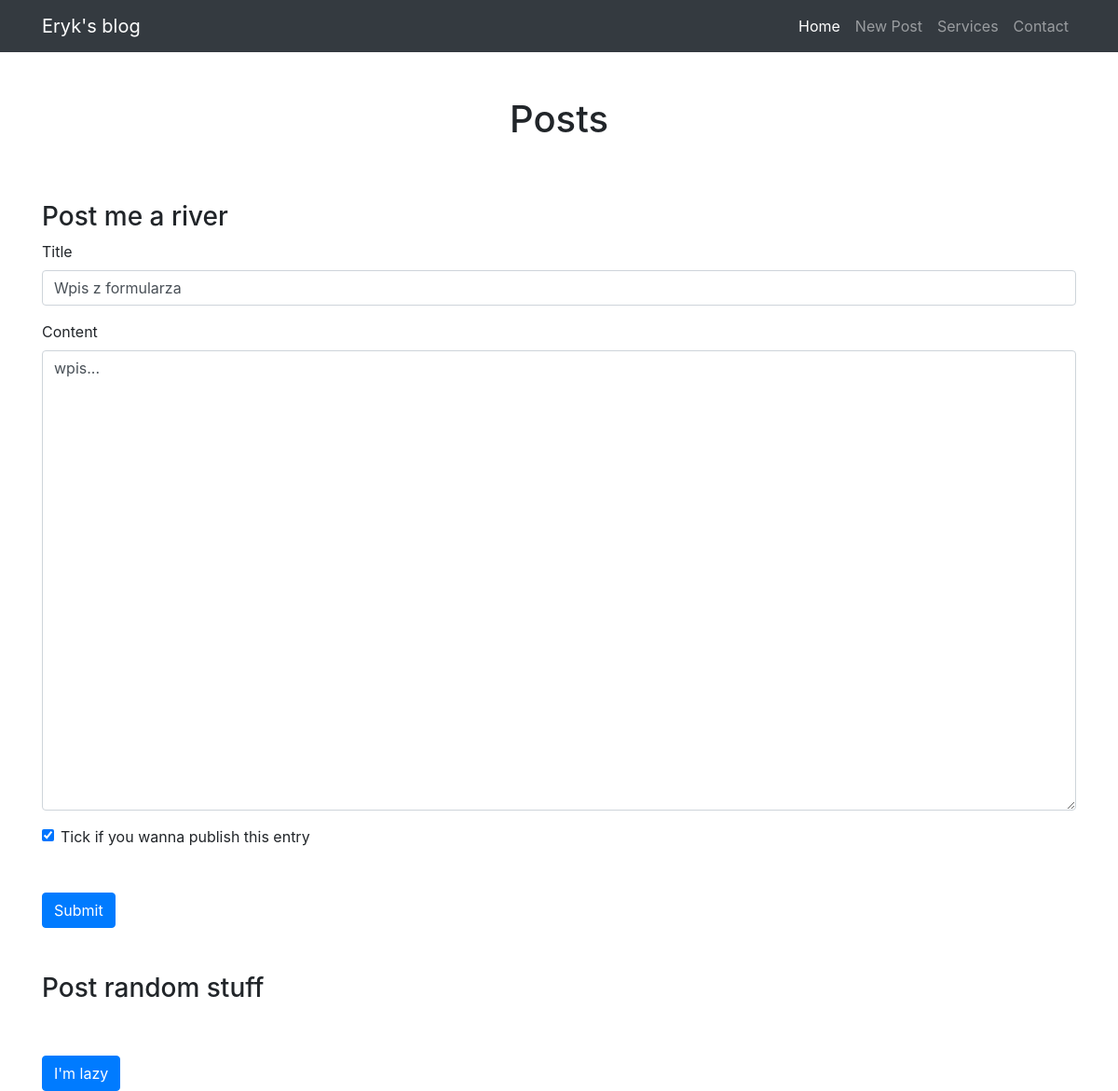
Screenshot of /edit-post/34 with the database file from the repository.
### blog/models.py (models this page shows)
class Entry(db.Model):
    id = db.Column(db.Integer, primary_key=True)
    title = db.Column(db.String(80), nullable=False)
    body = db.Column(db.Text, nullable=False)
    pub_date = db.Column(db.DateTime, nullable=False,
        default=datetime.datetime.utcnow)
    is_published = db.Column(db.Boolean, default=False)

### blog/routes.py (the view)
@app.route("/edit-post/<int:entry_id>", methods=["GET", "POST"])
def edit_entry(entry_id):
   entry = Entry.query.filter_by(id=entry_id).first_or_404()
   form = EntryForm(obj=entry)
   errors = None
   if request.method == 'POST':
       if form.validate_on_submit():
           form.populate_obj(entry)
           db.session.commit()
       else:
           errors = form.errors
   return render_template("entry_form.html", form=form, errors=errors)

### blog/forms.py
class EntryForm(FlaskForm):
    title = StringField('Title', validators=[DataRequired()])
    body = TextAreaField('Content', validators=[DataRequired()])
    is_published = BooleanField('Is published?')

### blog/templates/entry_form.html (shortened to what this page needs)
{% extends "index.html" %}
{% block content %}
<h3 class="mt-5">Post me a river</h3>
<form method="POST" action="/create">
    <div class="form-group">
        <label for="title">Title</label>
        {{ form.title(class_="form-control") }}
    </div>
    <div class="form-group">
        <label for="body">Content</label>
        {{ form.body(class_="form-control", cols="100", rows="20") }}
    </div>
    <div class="form-check">
        {{ form.is_published(class_="form-check-input") }}
        <label class="form-check-label" for="is_published">Tick if you wanna publish this entry</label>
    </div>
    <button type="submit" class="btn btn-primary mt-5">Submit</button>
</form>
<h3 class="mt-5">Post random stuff</h3>
<form method="POST" action="/random">
    <button type="submit" class="btn btn-primary mt-5">I'm lazy</button>
</form>
{% endblock %}

### rows the page displays
Entry: title "Wpis z formularza", body "wpis...", is_published "☑"
